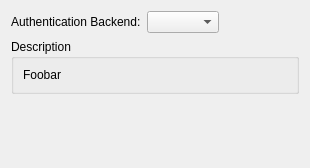
<ui version="4.0" >
 <class>CoreConfigWizardAuthenticationSelectionPage</class>
 <widget class="QWidget" name="CoreConfigWizardAuthenticationSelectionPage" >
  <property name="geometry" >
   <rect>
    <x>0</x>
    <y>0</y>
    <width>310</width>
    <height>168</height>
   </rect>
  </property>
  <property name="windowTitle" >
   <string>Form</string>
  </property>
  <layout class="QVBoxLayout" >
   <item>
    <layout class="QHBoxLayout" >
     <item>
      <widget class="QLabel" name="label" >
       <property name="text" >
        <string>Authentication Backend:</string>
       </property>
      </widget>
     </item>
     <item>
      <widget class="QComboBox" name="backendList" >
       <property name="sizePolicy" >
        <sizepolicy vsizetype="Fixed" hsizetype="Preferred" >
         <horstretch>0</horstretch>
         <verstretch>0</verstretch>
        </sizepolicy>
       </property>
       <property name="insertPolicy" >
        <enum>QComboBox::InsertAtBottom</enum>
       </property>
      </widget>
     </item>
     <item>
      <spacer>
       <property name="orientation" >
        <enum>Qt::Horizontal</enum>
       </property>
       <property name="sizeHint" stdset="0" >
        <size>
         <width>40</width>
         <height>20</height>
        </size>
       </property>
      </spacer>
     </item>
    </layout>
   </item>
   <item>
    <widget class="QGroupBox" name="descriptionBox" >
     <property name="title" >
      <string>Description</string>
     </property>
     <layout class="QVBoxLayout" >
      <item>
       <widget class="QLabel" name="description" >
        <property name="text" >
         <string>Foobar</string>
        </property>
        <property name="alignment" >
         <set>Qt::AlignLeading|Qt::AlignLeft|Qt::AlignTop</set>
        </property>
        <property name="wordWrap" >
         <bool>true</bool>
        </property>
       </widget>
      </item>
     </layout>
    </widget>
   </item>
   <item>
    <spacer name="verticalSpacer" >
     <property name="orientation" >
      <enum>Qt::Vertical</enum>
     </property>
     <property name="sizeHint" stdset="0" >
      <size>
       <width>20</width>
       <height>40</height>
      </size>
     </property>
    </spacer>
   </item>
  </layout>
 </widget>
 <resources/>
 <connections/>
</ui>
